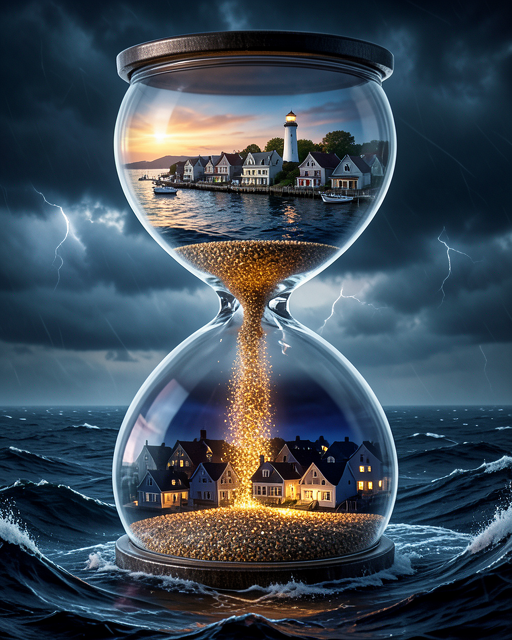
#> input picture images/lv10_flux2.png, 512 x 640 px, found by its file name
$ python postprocess.py
#> lines starting #> are read from the running program, lines starting #| are printed output that depends on the picture
from pathlib import Path
from PIL import Image,ImageFilter,ImageEnhance,ImageDraw
import time,json
OUT=Path('/warehouse/illustrations/2026-11-09_image-benchmark')
rec={}
# Level 10: use FLUX hourglass, copy the exact upper harbor architecture into the lower chamber.
t=time.monotonic()
orig=Image.open(OUT/'lv10_flux2.png').convert('RGB')
#> orig is the input picture: PIL image 512x640 RGB; mean R, G, B 60.6, 74.5, 86.6
target=orig.copy()
# Same pixels at changed time of day, not two independent samples.
harbor=orig.crop((121,139,395,232)).resize((276,105),Image.Resampling.LANCZOS)
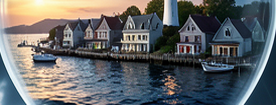
#> harbor: PIL image 276x105 RGB; mean R, G, B 98.9, 101.7, 103.2
harbor=ImageEnhance.Brightness(harbor).enhance(0.40)
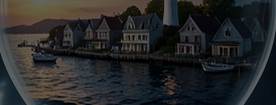
#> harbor: PIL image 276x105 RGB; mean R, G, B 39.2, 40.3, 40.9
harbor=ImageEnhance.Color(harbor).enhance(0.66)
blue=Image.new('RGB',harbor.size,(28,47,83))
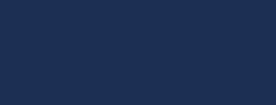
#> blue: PIL image 276x105 RGB; mean R, G, B 28, 47, 83
harbor=Image.blend(harbor,blue,0.31)
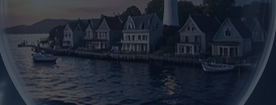
#> harbor: PIL image 276x105 RGB; mean R, G, B 35.1, 41.5, 52.9
layer=Image.new('RGB',orig.size)
#> layer: PIL image 512x640 RGB; every value is 0
layer.paste(harbor,(119,419))
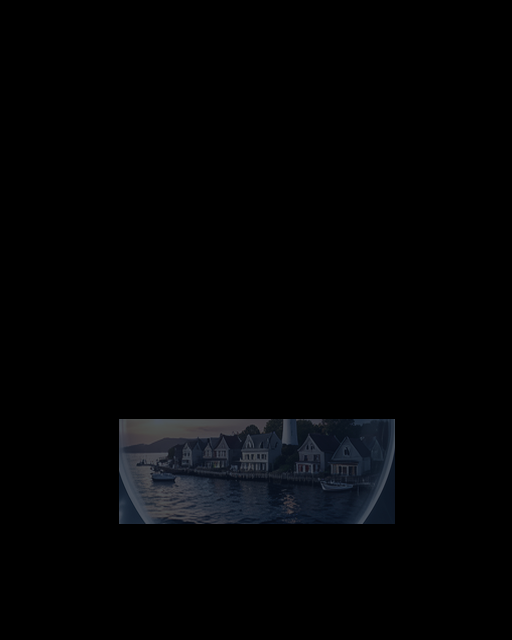
#> layer: PIL image 512x640 RGB; mean R, G, B 3.1, 3.7, 4.7
mask=Image.new('L',orig.size,0)
#> mask: PIL image 512x640 L; every value is 0
d=ImageDraw.Draw(mask)
d.rounded_rectangle((120,422,391,521),radius=19,fill=238)
# keep the hourglass glass edges relatively intact; gradual blend
mask=mask.filter(ImageFilter.GaussianBlur(11))
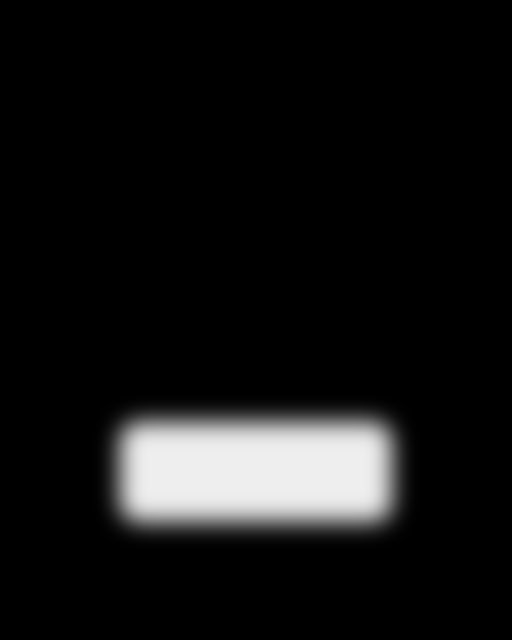
#> mask: PIL image 512x640 L; min 0, max 238, mean 19.5
target.paste(layer,(0,0),mask)
# re-introduce golden falling sand from original, so same flowing stream remains
sand=Image.new('L',orig.size,0)
d=ImageDraw.Draw(sand)
d.polygon([(242,402),(272,402),(278,522),(232,522)],fill=210)
sand=sand.filter(ImageFilter.GaussianBlur(7))
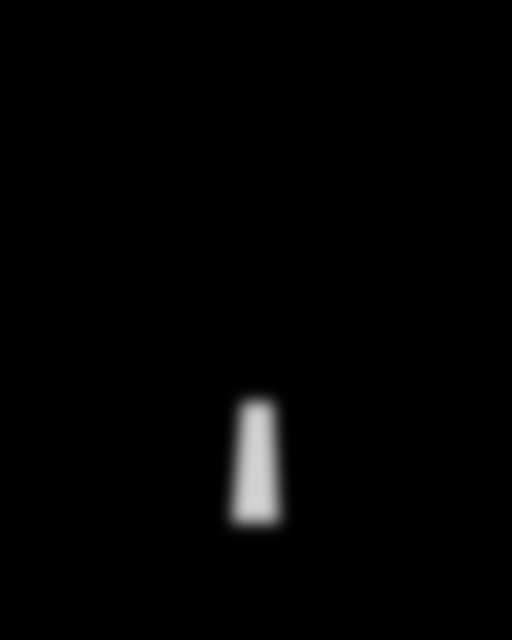
#> sand: PIL image 512x640 L; min 0, max 210, mean 3
target.paste(orig,(0,0),sand)
target.save(OUT/'lv10_reference_composite.png')
rec['lv10_reference']={'status':'ok','seconds':round(time.monotonic()-t,2),'source':'lv10_flux2.png','method':'same top harbor crop, night color transform, feathered mask in lower bulb; original sand restored','limitation':'top and bottom chamber different projected scale; architectural pixel source shared but perspective and seam remain approximate'}
print('REFERENCED_HARBOR',rec['lv10_reference'],flush=True)
# Level 2: semantic segmentation vs naive white-threshold crop, CPU implementation
try:
 import rembg
 t=time.monotonic()
#> (the run stopped early here; a loop or call above may not have finished)

$ run again, with images/lv01_flux2.png copied over images/lv10_flux2.png
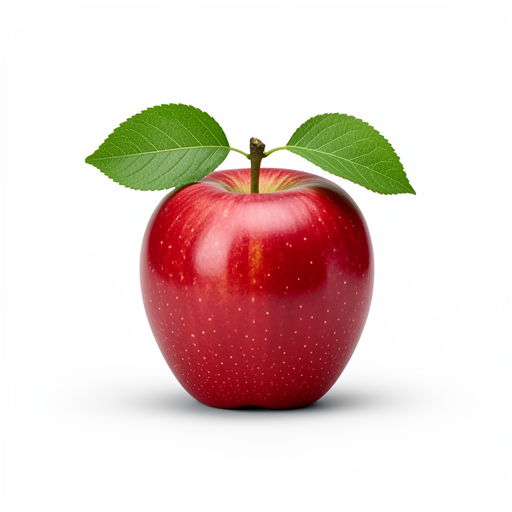
#> input picture images/lv01_flux2.png, 512 x 512 px, found by its file name
#> orig is the input picture: PIL image 512x512 RGB; mean R, G, B 228.4, 209.3, 204.7
#> `harbor=Image.blend(harbor,blue,0.31)`:
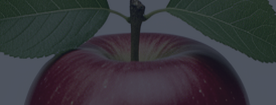
#> harbor: PIL image 276x105 RGB; mean R, G, B 53.7, 53.5, 58.5
#> `sand=sand.filter(ImageFilter.GaussianBlur(7))`:
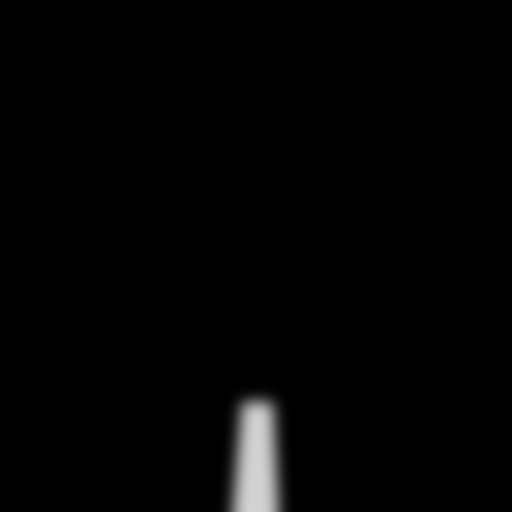
#> sand: PIL image 512x512 L; min 0, max 210, mean 3.4

$ run again, with images/lv02_flux2.png copied over images/lv10_flux2.png
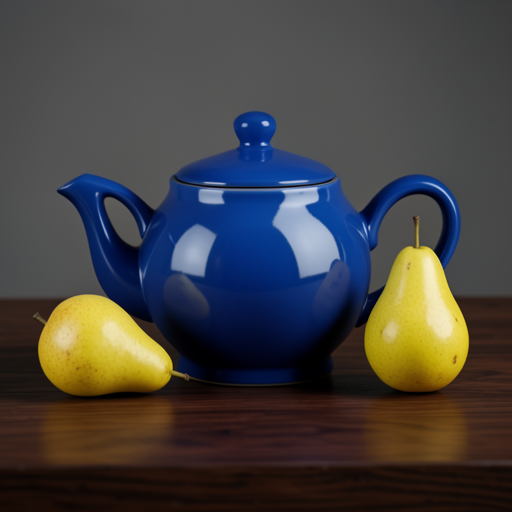
#> input picture images/lv02_flux2.png, 512 x 512 px, found by its file name
#> orig is the input picture: PIL image 512x512 RGB; mean R, G, B 68.2, 65.7, 64.7
#> `harbor=ImageEnhance.Brightness(harbor).enhance(0.40)`:
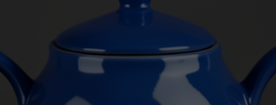
#> harbor: PIL image 276x105 RGB; mean R, G, B 21.5, 30.2, 46
#> `sand=sand.filter(ImageFilter.GaussianBlur(7))`:
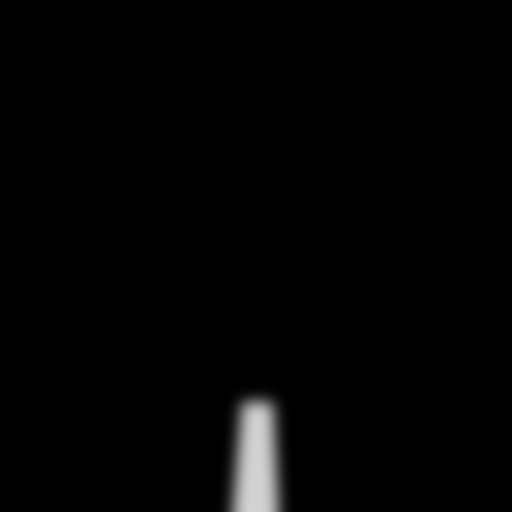
#> sand: PIL image 512x512 L; min 0, max 210, mean 3.4

$ run again, with images/lv03_flux2.png copied over images/lv10_flux2.png
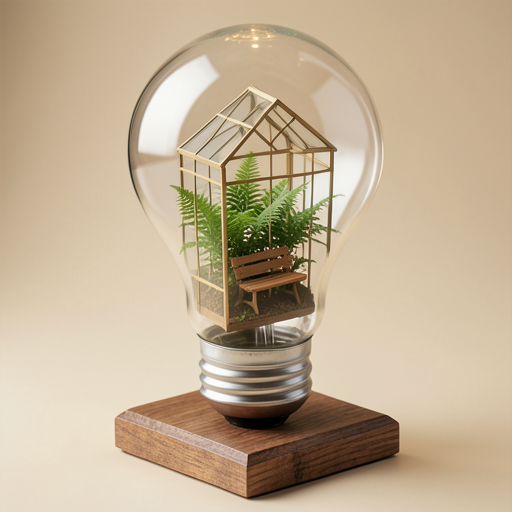
#> input picture images/lv03_flux2.png, 512 x 512 px, found by its file name
#> orig is the input picture: PIL image 512x512 RGB; mean R, G, B 194.2, 175.4, 148.6
#> `sand=sand.filter(ImageFilter.GaussianBlur(7))`:
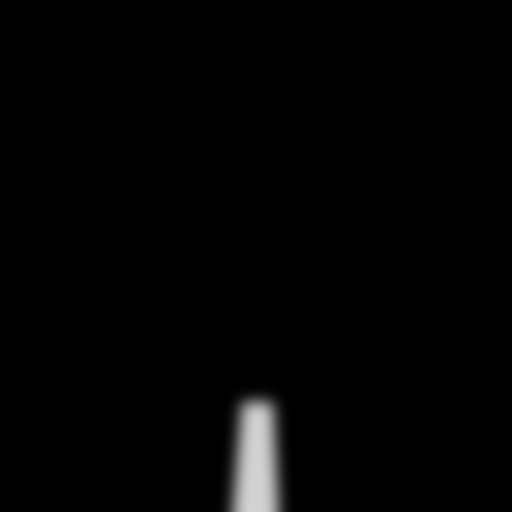
#> sand: PIL image 512x512 L; min 0, max 210, mean 3.4
